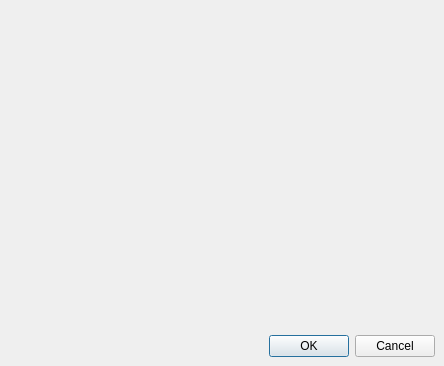
<ui version="4.0" >
 <class>WidgetHostDlg</class>
 <widget class="QDialog" name="WidgetHostDlg" >
  <property name="geometry" >
   <rect>
    <x>0</x>
    <y>0</y>
    <width>444</width>
    <height>366</height>
   </rect>
  </property>
  <property name="windowTitle" >
   <string>Widget host</string>
  </property>
  <layout class="QGridLayout" >
   <property name="leftMargin" >
    <number>9</number>
   </property>
   <property name="topMargin" >
    <number>9</number>
   </property>
   <property name="rightMargin" >
    <number>9</number>
   </property>
   <property name="bottomMargin" >
    <number>9</number>
   </property>
   <property name="horizontalSpacing" >
    <number>6</number>
   </property>
   <property name="verticalSpacing" >
    <number>6</number>
   </property>
   <item row="0" column="0" >
    <widget class="QStackedWidget" name="stackedMain" >
     <property name="sizePolicy" >
      <sizepolicy vsizetype="MinimumExpanding" hsizetype="MinimumExpanding" >
       <horstretch>0</horstretch>
       <verstretch>0</verstretch>
      </sizepolicy>
     </property>
     <property name="currentIndex" >
      <number>0</number>
     </property>
     <widget class="QWidget" name="page" >
      <layout class="QGridLayout" >
       <property name="leftMargin" >
        <number>0</number>
       </property>
       <property name="topMargin" >
        <number>0</number>
       </property>
       <property name="rightMargin" >
        <number>0</number>
       </property>
       <property name="bottomMargin" >
        <number>0</number>
       </property>
       <property name="horizontalSpacing" >
        <number>6</number>
       </property>
       <property name="verticalSpacing" >
        <number>6</number>
       </property>
       <item row="0" column="0" >
        <widget class="QWidget" native="1" name="widgetGeneric" >
         <property name="sizePolicy" >
          <sizepolicy vsizetype="Expanding" hsizetype="Expanding" >
           <horstretch>0</horstretch>
           <verstretch>0</verstretch>
          </sizepolicy>
         </property>
        </widget>
       </item>
      </layout>
     </widget>
     <widget class="QWidget" name="page_2" />
    </widget>
   </item>
   <item row="2" column="0" >
    <widget class="QDialogButtonBox" name="buttonBox" >
     <property name="orientation" >
      <enum>Qt::Horizontal</enum>
     </property>
     <property name="standardButtons" >
      <set>QDialogButtonBox::Cancel|QDialogButtonBox::NoButton|QDialogButtonBox::Ok</set>
     </property>
    </widget>
   </item>
  </layout>
 </widget>
 <tabstops>
  <tabstop>buttonBox</tabstop>
 </tabstops>
 <resources/>
 <connections>
  <connection>
   <sender>buttonBox</sender>
   <signal>accepted()</signal>
   <receiver>WidgetHostDlg</receiver>
   <slot>accept()</slot>
   <hints>
    <hint type="sourcelabel" >
     <x>227</x>
     <y>280</y>
    </hint>
    <hint type="destinationlabel" >
     <x>157</x>
     <y>274</y>
    </hint>
   </hints>
  </connection>
  <connection>
   <sender>buttonBox</sender>
   <signal>rejected()</signal>
   <receiver>WidgetHostDlg</receiver>
   <slot>reject()</slot>
   <hints>
    <hint type="sourcelabel" >
     <x>295</x>
     <y>286</y>
    </hint>
    <hint type="destinationlabel" >
     <x>286</x>
     <y>274</y>
    </hint>
   </hints>
  </connection>
 </connections>
</ui>
